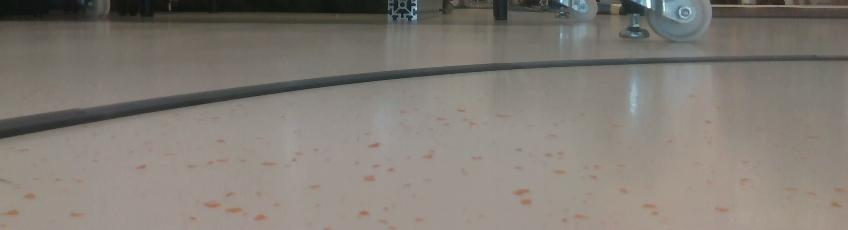
//> input picture vjezbe_02_algoritmi_srojnog_vida/data/000028.jpg, 848 x 230 px; its folder holds only this picture in this run
$ ./test_track_autonomous_vehicles   (built with g++ and OpenCV 4)
//> lines starting //> are read from the running program, lines starting //| are printed output that depends on the picture; after the words box and inside, x2 and y2 are one past the last pixel; in counts of white or black regions, pixels touching at a corner belong together
#include <opencv2/opencv.hpp>

#include <algorithm>
#include <cmath>
#include <filesystem>
#include <iostream>
#include <limits>
#include <string>
#include <vector>

namespace fs = std::filesystem;

namespace
{
constexpr const char* kResultWindow = "Result";
constexpr const char* kOriginalWindow = "Original";
constexpr const char* kGrayWindow = "Grayscale";
constexpr const char* kBinaryWindow = "Binary";
constexpr const char* kDataDirectory = "../data";

struct AcceptedContour
{
    std::vector<cv::Point> contour;
    double area = 0.0;
    double perimeter = 0.0;
    cv::Point bottomLeft;
    cv::Point bottomRight;
};

std::vector<fs::path> g_images;

int g_imageId = 0;
int g_adaptiveMethod = 1;
int g_blockSize = 13;
int g_cSlider = 55;      // Actual C is slider - 50.
int g_blurKsize = 3;
int g_minArea = 500;
int g_maxArea = 10000;
int g_minLength = 400;
int g_maxLength = 4000;

bool g_isUpdating = false;

std::string toLower(std::string value)
{
    std::transform(value.begin(), value.end(), value.begin(), [](unsigned char ch) {
        return static_cast<char>(std::tolower(ch));
    });
    return value;
}

bool isJpgFile(const fs::path& path)
{
    return toLower(path.extension().string()) == ".jpg";
}

std::vector<fs::path> collectImages(const fs::path& directory)
{
    std::vector<fs::path> images;

    for (const auto& entry : fs::directory_iterator(directory))
    {
        if (!entry.is_regular_file())
        {
            continue;
        }

        if (isJpgFile(entry.path()))
        {
            images.push_back(entry.path());
        }
    }

    std::sort(images.begin(), images.end(), [](const fs::path& a, const fs::path& b) {
        return a.filename().string() < b.filename().string();
    });

    return images;
}

int makeOddAtLeast(int value, int minimum)
{
    value = std::max(value, minimum);
    if (value % 2 == 0)
    {
        ++value;
    }
    return value;
}

int makeOddOrZero(int value)
{
    if (value <= 0)
    {
        return 0;
    }

    if (value % 2 == 0)
    {
        ++value;
    }
    return value;
}

int actualC()
{
    return g_cSlider - 50;
}

cv::Point findBottomLeftPoint(const std::vector<cv::Point>& contour)
{
    cv::Point best = contour.front();
    int maxY = std::numeric_limits<int>::min();
    int minXAtMaxY = std::numeric_limits<int>::max();

    for (const auto& point : contour)
    {
        if (point.y > maxY || (point.y == maxY && point.x < minXAtMaxY))
        {
            maxY = point.y;
            minXAtMaxY = point.x;
            best = point;
        }
    }

    return best;
}

cv::Point findBottomRightPoint(const std::vector<cv::Point>& contour)
{
    cv::Point best = contour.front();
    int maxY = std::numeric_limits<int>::min();
    int maxXAtMaxY = std::numeric_limits<int>::min();

    for (const auto& point : contour)
    {
        if (point.y > maxY || (point.y == maxY && point.x > maxXAtMaxY))
        {
            maxY = point.y;
            maxXAtMaxY = point.x;
            best = point;
        }
    }

    return best;
}

void drawText(cv::Mat& image, const std::string& text, cv::Point origin, const cv::Scalar& color)
{
    origin.x = std::clamp(origin.x, 5, std::max(5, image.cols - 5));
    origin.y = std::clamp(origin.y, 20, std::max(20, image.rows - 10));

    cv::putText(image, text, origin, cv::FONT_HERSHEY_SIMPLEX, 0.6, cv::Scalar(0, 0, 0), 3, cv::LINE_AA);
    cv::putText(image, text, origin, cv::FONT_HERSHEY_SIMPLEX, 0.6, color, 2, cv::LINE_AA);
}

void syncTrackbars(int imageCount)
{
    const int clampedImageId = std::clamp(g_imageId, 0, std::max(0, imageCount - 1));
    if (clampedImageId != g_imageId)
    {
        g_imageId = clampedImageId;
        cv::setTrackbarPos("image_id", kResultWindow, g_imageId);
    }

    const int fixedBlockSize = makeOddAtLeast(g_blockSize, 3);
    if (fixedBlockSize != g_blockSize)
    {
        g_blockSize = fixedBlockSize;
        cv::setTrackbarPos("block_size", kResultWindow, g_blockSize);
    }

    const int fixedBlur = makeOddOrZero(g_blurKsize);
    if (fixedBlur != g_blurKsize)
    {
        g_blurKsize = fixedBlur;
        cv::setTrackbarPos("blur_ksize", kResultWindow, g_blurKsize);
    }
}

void update()
{
    if (g_isUpdating || g_images.empty())
    {
        return;
    }

    g_isUpdating = true;
    syncTrackbars(static_cast<int>(g_images.size()));

    const fs::path& imagePath = g_images[static_cast<std::size_t>(g_imageId)];
    const cv::Mat original = cv::imread(imagePath.string(), cv::IMREAD_COLOR);
//> original is the input picture: 230 rows x 848 cols, CV_8UC3; mean B, G, R 117.2, 124.1, 129.9

    if (original.empty())
    {
        std::cerr << "Failed to load image: " << imagePath << '\n';
        g_isUpdating = false;
        return;
    }

    cv::Mat grayscale;
    cv::cvtColor(original, grayscale, cv::COLOR_BGR2GRAY);

    cv::Mat thresholdInput = grayscale.clone();
    if (g_blurKsize > 0)
    {
        cv::GaussianBlur(
            grayscale,
            thresholdInput,
            cv::Size(g_blurKsize, g_blurKsize),
            0.0);
    }

    cv::Mat binary;
    const int adaptiveMethod =
        (g_adaptiveMethod == 0) ? cv::ADAPTIVE_THRESH_MEAN_C : cv::ADAPTIVE_THRESH_GAUSSIAN_C;
    cv::adaptiveThreshold(
        thresholdInput,
        binary,
        255,
        adaptiveMethod,
        cv::THRESH_BINARY_INV,
        g_blockSize,
        actualC());
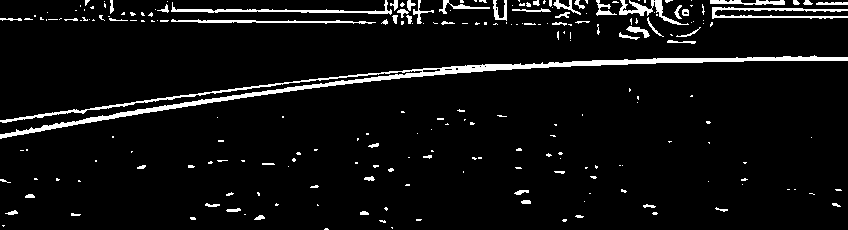
//> binary: 230 rows x 848 cols, CV_8UC1; 5.7% white; 228 white regions (169 under 20 px)

    std::vector<std::vector<cv::Point>> contours;
    cv::findContours(binary.clone(), contours, cv::RETR_EXTERNAL, cv::CHAIN_APPROX_SIMPLE);
//> contours = 228 contours, 188 with area under 20; largest, box (x1, y1, x2, y2) and area: (0, 55, 848, 139) 3698, (171, 0, 392, 15) 397, (712, 7, 848, 19) 390, (619, 0, 689, 25) 328, (171, 19, 376, 24) 256

    const double minArea = static_cast<double>(std::min(g_minArea, g_maxArea));
    const double maxArea = static_cast<double>(std::max(g_minArea, g_maxArea));
    const double minLength = static_cast<double>(std::min(g_minLength, g_maxLength));
    const double maxLength = static_cast<double>(std::max(g_minLength, g_maxLength));

    std::vector<AcceptedContour> accepted;
    accepted.reserve(contours.size());

    for (const auto& contour : contours)
    {
        if (contour.size() < 2)
        {
            continue;
        }

        const double area = cv::contourArea(contour);
        const double perimeter = cv::arcLength(contour, true);

        if (!std::isfinite(area) || !std::isfinite(perimeter) || area <= 0.0 || perimeter <= 0.0)
        {
            continue;
        }

        if (area < minArea || area > maxArea)
        {
            continue;
        }

        if (perimeter < minLength || perimeter > maxLength)
        {
            continue;
        }

        accepted.push_back({
            contour,
            area,
            perimeter,
            findBottomLeftPoint(contour),
            findBottomRightPoint(contour)
        });
    }
//> this loop made 228 passes
//> (area, perimeter) on passes 9, 14, 15, 22, 24, 25, 30, 45, 80: (24.5, 23.9), (23.5, 27.9), (27.5, 31.07), (22, 32.49), (24.5, 22.24), (22, 21.66), (31, 33.31), (25, 25.31), (20, 24.49)
//> contour on passes 23, 36, 38, 51, 52: 1 Point (x, y): [584, 201], 1 Point (x, y): [742, 184], 1 Point (x, y): [708, 181], 1 Point (x, y): [288, 166], 1 Point (x, y): [622, 165]
//> after the loop, accepted = 1 item

    cv::Mat result = original.clone();
    for (const auto& item : accepted)
    {
        const std::vector<std::vector<cv::Point>> contourGroup = {item.contour};
        cv::drawContours(result, contourGroup, -1, cv::Scalar(0, 220, 0), 2, cv::LINE_AA);
    }
//> this loop made 1 pass
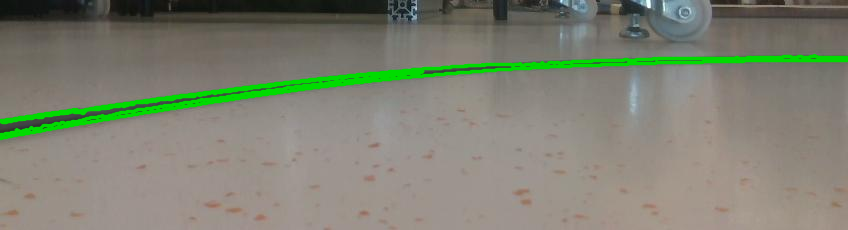
//> result: 230 rows x 848 cols, CV_8UC3; 5.07% of pixels changed, all inside (x1, y1, x2, y2) = (0, 54, 848, 141)

    int leftIndex = -1;
    int rightIndex = -1;
    const int midX = result.cols / 2;
//> midX = 424
    const int lowerRegionStartY = result.rows / 3;
//> lowerRegionStartY = 76

    if (!accepted.empty())
    {
        for (int i = 0; i < static_cast<int>(accepted.size()); ++i)
        {
            const bool validLeftCandidate =
                accepted[i].bottomLeft.y >= lowerRegionStartY && accepted[i].bottomLeft.x < midX;
            if (validLeftCandidate &&
                (leftIndex < 0 ||
                 accepted[i].bottomLeft.x < accepted[leftIndex].bottomLeft.x ||
                 (accepted[i].bottomLeft.x == accepted[leftIndex].bottomLeft.x &&
                  accepted[i].bottomLeft.y > accepted[leftIndex].bottomLeft.y)))
            {
                leftIndex = i;
            }

            const bool validRightCandidate =
                accepted[i].bottomRight.y >= lowerRegionStartY && accepted[i].bottomRight.x > midX;
            if (validRightCandidate &&
                (rightIndex < 0 ||
                 accepted[i].bottomRight.x > accepted[rightIndex].bottomRight.x ||
                 (accepted[i].bottomRight.x == accepted[rightIndex].bottomRight.x &&
                  accepted[i].bottomRight.y > accepted[rightIndex].bottomRight.y)))
            {
                rightIndex = i;
            }
        }
//> this loop made 1 pass
//> after the loop, leftIndex = 0; rightIndex = -1
    }

    if (leftIndex >= 0)
    {
        const auto& item = accepted[static_cast<std::size_t>(leftIndex)];
        const std::vector<std::vector<cv::Point>> contourGroup = {item.contour};
        cv::drawContours(result, contourGroup, -1, cv::Scalar(255, 0, 0), 3, cv::LINE_AA);
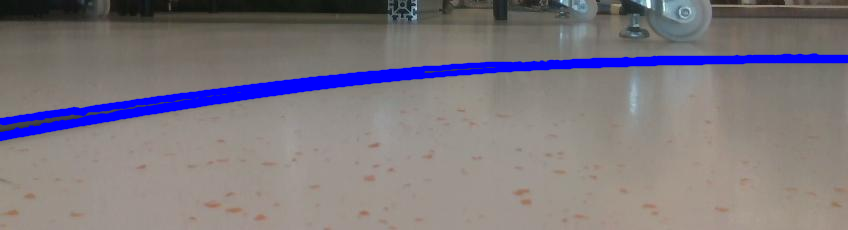
//> result: 230 rows x 848 cols, CV_8UC3; 6.13% of pixels changed, all inside (x1, y1, x2, y2) = (0, 53, 848, 142)
        cv::circle(result, item.bottomLeft, 6, cv::Scalar(255, 0, 0), cv::FILLED, cv::LINE_AA);
//> result: 230 rows x 848 cols, CV_8UC3; 32 pixels changed, all inside (x1, y1, x2, y2) = (0, 131, 8, 146)
        drawText(result, "LEFT", item.bottomLeft + cv::Point(10, -10), cv::Scalar(255, 0, 0));
    }

    if (rightIndex >= 0)
    {
        const auto& item = accepted[static_cast<std::size_t>(rightIndex)];
        const std::vector<std::vector<cv::Point>> contourGroup = {item.contour};
        cv::drawContours(result, contourGroup, -1, cv::Scalar(0, 0, 255), 3, cv::LINE_AA);
        cv::circle(result, item.bottomRight, 6, cv::Scalar(0, 0, 255), cv::FILLED, cv::LINE_AA);
        drawText(result, "RIGHT", item.bottomRight + cv::Point(10, -10), cv::Scalar(0, 0, 255));
    }

    drawText(result, "Image: " + imagePath.filename().string(), cv::Point(10, 25), cv::Scalar(255, 255, 255));
    drawText(
        result,
        "Method: " + std::string(g_adaptiveMethod == 0 ? "MEAN" : "GAUSSIAN") +
            "  block: " + std::to_string(g_blockSize) +
            "  C: " + std::to_string(actualC()) +
            "  blur: " + std::to_string(g_blurKsize),
        cv::Point(10, 50),
        cv::Scalar(255, 255, 255));
    drawText(
        result,
        "Contours total: " + std::to_string(contours.size()) +
            "  accepted: " + std::to_string(accepted.size()),
        cv::Point(10, 75),
        cv::Scalar(255, 255, 255));
    drawText(
        result,
        "Area [" + std::to_string(static_cast<int>(minArea)) + ", " + std::to_string(static_cast<int>(maxArea)) +
            "]  Length [" + std::to_string(static_cast<int>(minLength)) + ", " +
            std::to_string(static_cast<int>(maxLength)) + "]",
        cv::Point(10, 100),
        cv::Scalar(255, 255, 255));
//> in drawText (call 5), `cv::putText(image, text, origin, cv::FONT_HERSHEY_SIMPLEX, 0.6, color,..`:
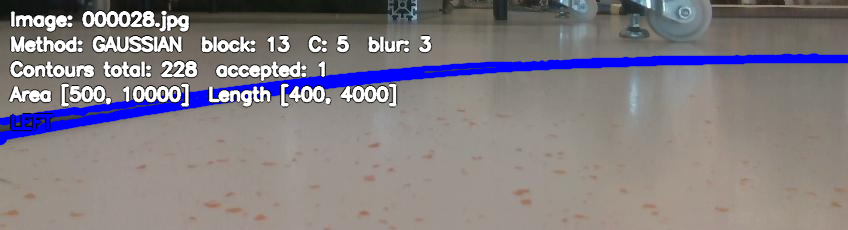
//> image: 230 rows x 848 cols, CV_8UC3; mean B, G, R 131.8, 125.9, 131.5

    cv::imshow(kOriginalWindow, original);
    cv::imshow(kGrayWindow, grayscale);
    cv::imshow(kBinaryWindow, binary);
    cv::imshow(kResultWindow, result);

    g_isUpdating = false;
}

void onTrackbar(int, void*)
{
    update();
//> the loop in update (call 2), `for (const auto& contour : contours)` made 228 passes
//> the loop in update (call 2), `for (const auto& item : accepted)` made 1 pass
//> the loop in update (call 2), `for (int i = 0; i < static_cast<int>(accepted.size()); ++i)` made 1 pass
}
} // namespace

int main()
{
    const fs::path dataDirectory(kDataDirectory);
    if (!fs::exists(dataDirectory) || !fs::is_directory(dataDirectory))
    {
        std::cerr << "Data directory does not exist: " << dataDirectory << '\n';
        return 1;
    }

    g_images = collectImages(dataDirectory);
    if (g_images.empty())
    {
        std::cerr << "No .jpg images found in: " << dataDirectory << '\n';
        return 1;
    }

    cv::namedWindow(kResultWindow, cv::WINDOW_NORMAL);
    cv::namedWindow(kOriginalWindow, cv::WINDOW_NORMAL);
    cv::namedWindow(kGrayWindow, cv::WINDOW_NORMAL);
    cv::namedWindow(kBinaryWindow, cv::WINDOW_NORMAL);

    cv::createTrackbar("image_id", kResultWindow, &g_imageId, static_cast<int>(g_images.size()) - 1, onTrackbar);
    cv::createTrackbar("adaptive_method", kResultWindow, &g_adaptiveMethod, 1, onTrackbar);
    cv::createTrackbar("block_size", kResultWindow, &g_blockSize, 101, onTrackbar);
    cv::createTrackbar("C", kResultWindow, &g_cSlider, 100, onTrackbar);
    cv::createTrackbar("blur_ksize", kResultWindow, &g_blurKsize, 15, onTrackbar);
    cv::createTrackbar("min_area", kResultWindow, &g_minArea, 100000, onTrackbar);
    cv::createTrackbar("max_area", kResultWindow, &g_maxArea, 100000, onTrackbar);
    cv::createTrackbar("min_length", kResultWindow, &g_minLength, 10000, onTrackbar);
    cv::createTrackbar("max_length", kResultWindow, &g_maxLength, 10000, onTrackbar);

    update();

    while (true)
    {
        const int key = cv::waitKey(30);
//> the 'q' key is pressed
        if (key == 27 || key == 'q' || key == 'Q')
        {
            break;
        }
    }

    return 0;
}
